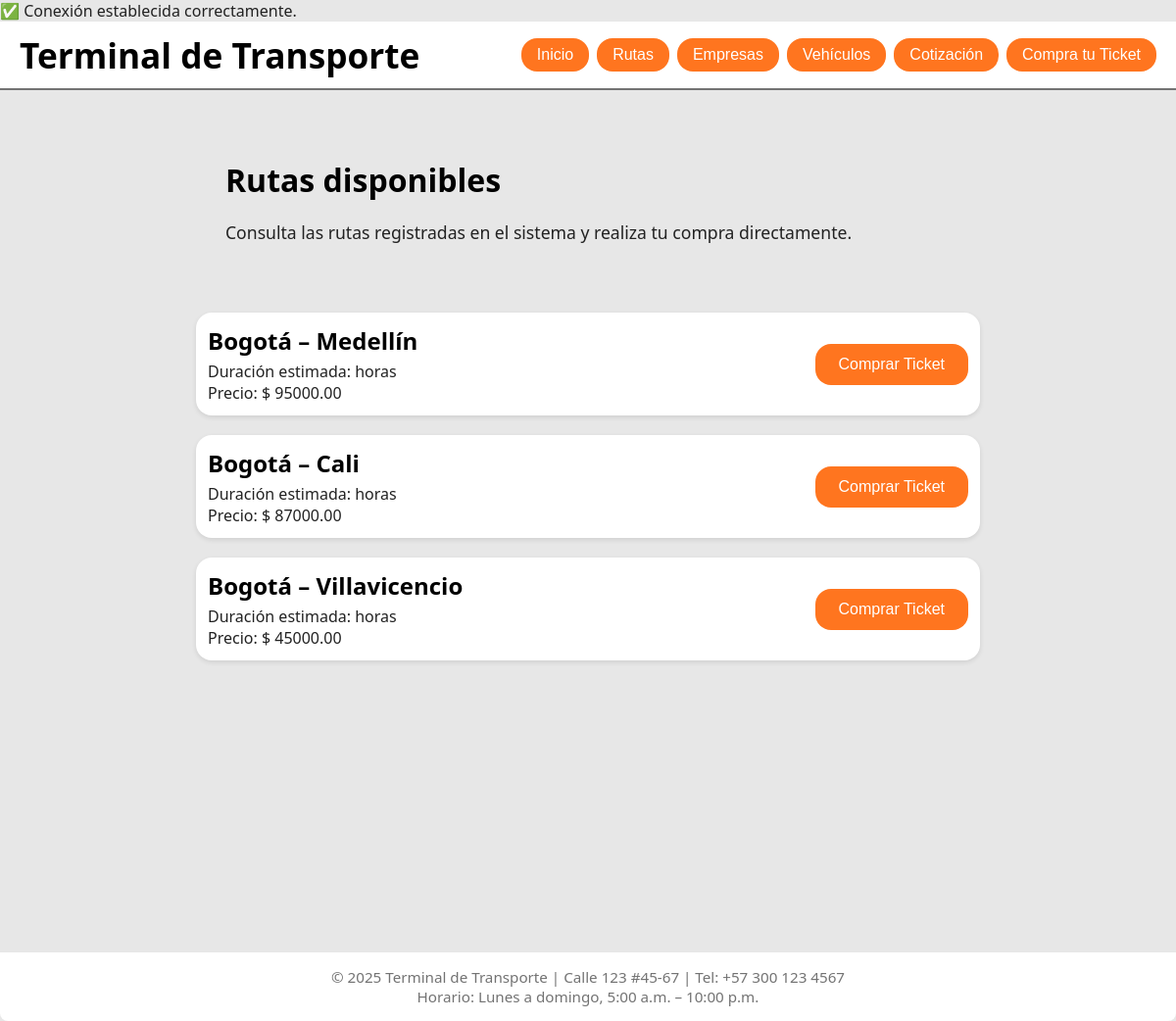
/pages/rutas.php, run on the app's committed database.
### tables this page shows
CREATE TABLE `rutas` (
  `id` int(11) NOT NULL,
  `origen` varchar(100) DEFAULT NULL,
  `destino` varchar(100) DEFAULT NULL,
  `horario` time DEFAULT NULL,
  `precio` decimal(10,2) DEFAULT NULL
);

### pages/rutas.php (the view, shortened to what this page needs)
<?php include("../conexion.php"); ?>
<!DOCTYPE html>
<html lang="es">
  <head>
    <link rel="stylesheet" href="../css/styles.css" />
  </head>
  <body>
    <nav class="navegacion">
      <h1>Terminal de Transporte</h1>
      <ul>
        <li><a href="../index.php"><button>Inicio</button></a></li>
        <li><a href="rutas.php"><button>Rutas</button></a></li>
        <li><a href="empresas.php"><button>Empresas</button></a></li>
        <li><a href="vehiculos.php"><button>Vehículos</button></a></li>
        <li><a href="cotizacion.php"><button>Cotización</button></a></li>
        <li><a href="compra.php"><button>Compra tu Ticket</button></a></li>
      </ul>
    </nav>
    <main>
      <div class="introduccion">
        <h2>Rutas disponibles</h2>
        <p>Consulta las rutas registradas en el sistema y realiza tu compra directamente.</p>
      </div>
      <section class="container-rutas">
        <?php
        $sql = "SELECT * FROM rutas";
        $result = mysqli_query($conn, $sql);
        if (mysqli_num_rows($result) > 0) {
          while ($row = mysqli_fetch_assoc($result)) {
            echo "
              <article class='ruta'>
                <div>
                  <h3>{$row['origen']} – {$row['destino']}</h3>
                  <p>Duración estimada: {$row['duracion']} horas</p>
                  <p>Precio: \$ {$row['precio']}</p>
                </div>
                <a href='compra.php'><button>Comprar Ticket</button></a>
              </article>
            ";
          }
        } else {
          echo "<p>No hay rutas registradas.</p>";
        }
        ?>
      </section>
    </main>
    <footer>
      <p>&copy; 2025 Terminal de Transporte | Calle 123 #45-67 | Tel: +57 300 123 4567</p>
      <p>Horario: Lunes a domingo, 5:00 a.m. – 10:00 p.m.</p>
    </footer>
  </body>
</html>

### css/styles.css (style rules this page uses)
* { margin: 0; padding: 0; box-sizing: border-box; }
body { font-family: 'Segoe UI', Arial, sans-serif; background-color: #e7e7e7; color: #222; }
.navegacion { display: flex; justify-content: space-between; align-items: center; background: #ffffff; padding: 10px 20px; border-bottom: #737373 2px solid; }
.navegacion h1 { color: #000000; font-size: 2.2rem; margin: 0; }
.navegacion ul { gap: 8px; display: flex; }
.navegacion ul li button { background-color: #ff751f; color: white; border: none; padding: 8px 16px; border-radius: 16px; cursor: pointer; }
main { max-width: 1200px; margin: 40px auto; min-height: 100vh; }
.introduccion { max-width: 800px; margin: 40px auto; padding: 30px; }
.introduccion p { font-size: 1.1rem; }
.container-rutas { display: flex; flex-direction: column; gap: 20px; margin-top: 20px; max-width: 800px; margin-left: auto; margin-right: auto; }
.ruta { display: flex; background: #ffffff; padding: 12px; border-radius: 16px; box-shadow: 0 2px 5px rgba(0,0,0,0.1); align-items: center; justify-content: space-between; }
h2 { color: #000000; margin-bottom: 20px; font-size: 2rem; }
h3 { color: #000000; margin-bottom: 4px; font-size: 1.5rem; }
ul { list-style: none; }
button, input[type="submit"] { background-color: #ff751f; color: white; border: none; border-radius: 16px; cursor: pointer; border: none; padding: 12px 24px; font-size: 1rem; transition: background 0.2s; }
footer { background: #ffffff; color: #737373; text-align: center; padding: 15px 0; border-radius: 0 0 8px 8px; font-size: 0.95rem; }

### data on the page
rutas: origen "Bogotá", destino "Medellín", precio "95000.00"
rutas: origen "Bogotá", destino "Cali", precio "87000.00"
rutas: origen "Bogotá", destino "Villavicencio", precio "45000.00"
